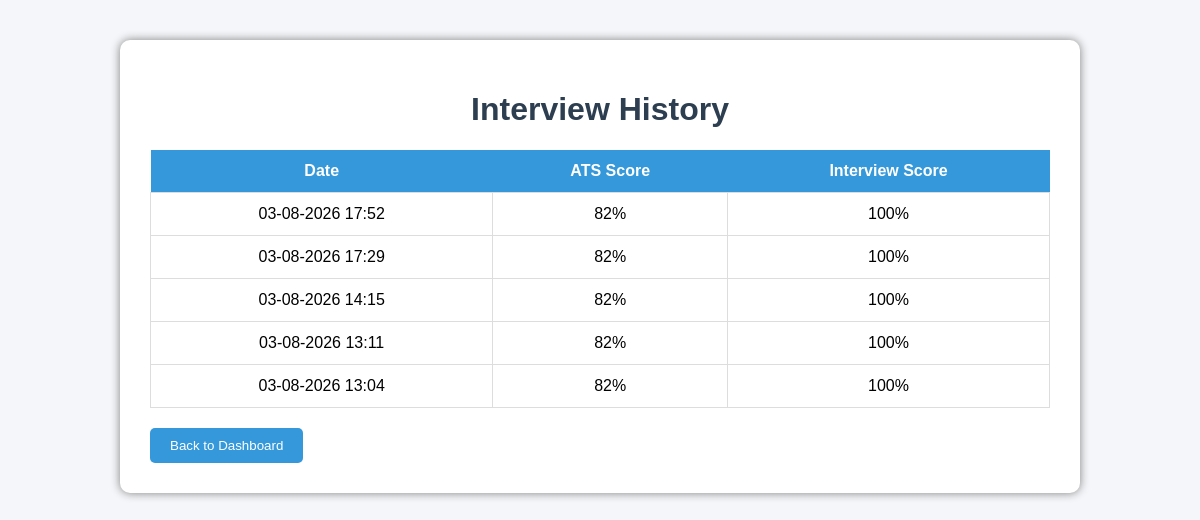
Screenshot of /history (signed in) with the database file from the repository.
### tables this page shows
CREATE TABLE interview_history (
    id INTEGER PRIMARY KEY AUTOINCREMENT,
    user_id INTEGER,
    interview_score INTEGER,
    ats_score INTEGER,
    interview_date TEXT
);

### app.py (the view)
@app.route("/history")
def history():
    if "user_id" not in session:
        return redirect(url_for("login"))
    conn = get_db_connection()
    history = conn.execute(
        """
        SELECT *
        FROM interview_history
        WHERE user_id=?
        ORDER BY id DESC
        """,
        (session["user_id"],)
    ).fetchall()
    conn.close()
    return render_template(
        "history.html",
        history=history
    )

### app.py (called while the page is built)
def get_db_connection():
    conn = sqlite3.connect(DATABASE)
    conn.row_factory = sqlite3.Row
    return conn

### templates/history.html (shortened to what this page needs)
<!DOCTYPE html>
<html>
<head>
</head>
<body>
<div class="container">
<h1>Interview History</h1>
<table>
<tr>
<th>Date</th>
<th>ATS Score</th>
<th>Interview Score</th>
</tr>
{% for row in history %}
<tr>
<td>{{ row["interview_date"] }}</td>
<td>{{ row["ats_score"] }}%</td>
<td>{{ row["interview_score"] }}%</td>
</tr>
{% endfor %}
</table>
<a href="{{ url_for('dashboard') }}">
<button>Back to Dashboard</button>
</a>
</div>
</body>
</html>

### templates/history.html (style rules this page uses)
body { font-family:Arial; background:#f4f6f9; margin:0; padding:40px; }
.container { width:900px; margin:auto; background:white; padding:30px; border-radius:10px; box-shadow:0 0 10px gray; }
h1 { text-align:center; color:#2c3e50; }
table { width:100%; border-collapse:collapse; margin-top:20px; }
th { background:#3498db; color:white; padding:12px; }
td { padding:12px; text-align:center; border:1px solid #ddd; }
button { padding:10px 20px; margin-top:20px; background:#3498db; color:white; border:none; cursor:pointer; border-radius:5px; }

### rows the page displays
interview_history: interview_date "03-08-2026 17:52", ats_score "82", interview_score "100"
interview_history: interview_date "03-08-2026 17:29", ats_score "82", interview_score "100"
interview_history: interview_date "03-08-2026 14:15", ats_score "82", interview_score "100"
interview_history: interview_date "03-08-2026 13:11", ats_score "82", interview_score "100"
interview_history: interview_date "03-08-2026 13:04", ats_score "82", interview_score "100"
